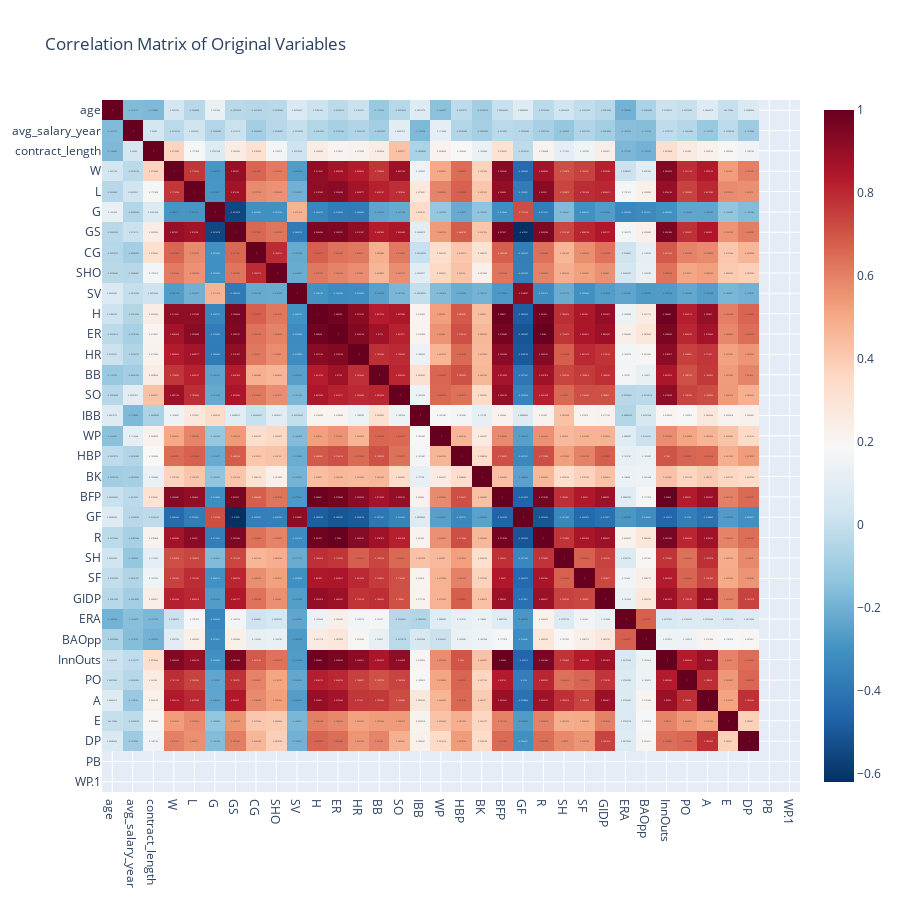

Write notebook code for a chart like this one.
### Code cell
# Compute correlation matrix of feature variables
corr_X = X.corr()

fig_corr_X = px.imshow(
    corr_X,
    text_auto=True,
    color_continuous_scale="RdBu_r",
    aspect="auto",
    title="Correlation Matrix of Original Variables"
)
fig_corr_X.update_layout(
    width=900,
    height=900,
)
fig_corr_X.show()

### Figure 1 — Plotly figure (JSON) as saved in the notebook; plotly's stock layout.template omitted (floating-point values rounded to 4 significant figures; data arrays with more than 128 entries replaced by an {"elided": "..."} marker saying what was removed)
{"data": [{"coloraxis": "coloraxis", "hovertemplate": "x: %{x}<br>y: %{y}<br>color: %{z}<extra></extra>", "name": "0", "texttemplate": "%{z}", "type": "heatmap", "x": ["age", "avg_salary_year", "contract_length", "W", "L", "G", "GS", "CG", "SHO", "SV", "H", "ER", "HR", "BB", "SO", "IBB", "WP", "HBP", "BK", "BFP", "GF", "R", "SH", "SF", "GIDP", "ERA", "BAOpp", "InnOuts", "PO", "A", "E", "DP", "PB", "WP.1"], "xaxis": "x", "y": ["age", "avg_salary_year", "contract_length", "W", "L", "G", "GS", "CG", "SHO", "SV", "H", "ER", "HR", "BB", "SO", "IBB", "WP", "HBP", "BK", "BFP", "GF", "R", "SH", "SF", "GIDP", "ERA", "BAOpp", "InnOuts", "PO", "A", "E", "DP", "PB", "WP.1"], "yaxis": "y", "z": {"elided": "34x34 float values"}}], "layout": {"coloraxis": {"colorscale": [[0, "rgb(5,48,97)"], [0.1, "rgb(33,102,172)"], [0.2, "rgb(67,147,195)"], [0.3, "rgb(146,197,222)"], [0.4, "rgb(209,229,240)"], [0.5, "rgb(247,247,247)"], [0.6, "rgb(253,219,199)"], [0.7, "rgb(244,165,130)"], [0.8, "rgb(214,96,77)"], [0.9, "rgb(178,24,43)"], [1, "rgb(103,0,31)"]]}, "height": 900, "title": {"text": "Correlation Matrix of Original Variables"}, "width": 900, "xaxis": {"anchor": "y", "domain": [0, 1]}, "yaxis": {"anchor": "x", "autorange": "reversed", "domain": [0, 1]}}}
